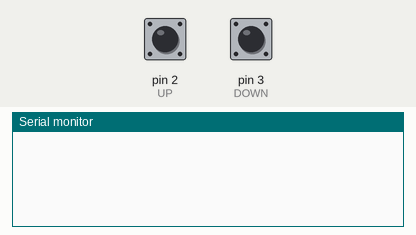
A sketch run on a simulated Arduino Mega 2560, built with avr-gcc and run on an emulated ATmega2560. Shown: the last lines printed to the serial monitor. The test bench sets the inputs (shaded band); at power-on: pin 2 (UP) LOW, pin 3 (DOWN) LOW.

Above: at 1.2 s.
1.3 s: pin 2 (UP) pulled HIGH for 1 s
At 3.0 s:
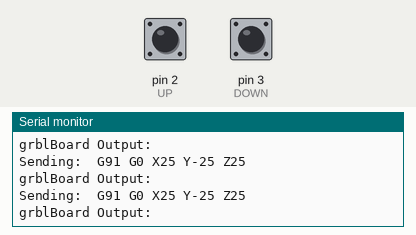
3.8 s: pin 3 (DOWN) pulled HIGH for 1 s
At 6.2 s:
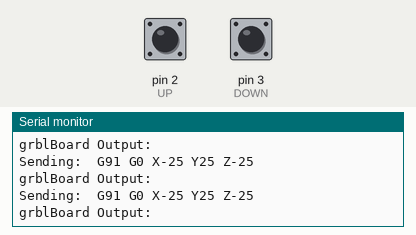

The sketch:

readSwitch.ino
```cpp
/*
   Read the switch

   Fluvio L Lobo Fenoglietto
   02/07/2017
*/

// Search for this within the buffer and re-enable the mototrs once its found
//ALARM: Hard limit


#define UP 2
#define DOWN 3

#define grblBoard Serial1
#define CAN (char)0x18    // ^x - Cancel, abort

#define RESET_PIN 9

char grblOutput[50];

int strLen;

void setup() {
  Serial.begin( 115200 );
  grblBoard.begin( 115200 );

  pinMode( UP,   INPUT );
  pinMode( DOWN, INPUT );

  grblBoard.println( "$RST=$" );
  grblBoard.println( "$21=1" );                       // Activates hard limits (physical sensors)
  //grblBoard.println("$22=1");
  while ( grblBoard.available() ) {
    Serial.write( grblBoard.read() );
  }

}

void loop() {
  if ( digitalRead( UP ) ) {
    Serial.println( "Sending:  G91 G0 X25 Y-25 Z25" );
    Serial.println( "grblBoard Output: " );
    grblBoard.println( "G91 G0 X25 Y-25 Z25" );

    while ( grblBoard.available() ) {
      for ( int i = 0; i < 50; i++ ) {
        grblOutput[i] = grblBoard.read();

        if ( !grblBoard.available() ) {
          strLen = i;
          break;
        }
      }
    }

    for ( int i = 0; i < strLen; i++) {
      Serial.print( grblOutput[i] );
    } Serial.print( "\n" );
    for (int i = 0; i < strLen; i++) {
      if (grblOutput [i] == 'A') {
        Serial.println("Resetting");
        grblBoard.println( "$RST=$" );
      }
    }
  }


  else if ( digitalRead( DOWN ) ) {
    Serial.println( "Sending:  G91 G0 X-25 Y25 Z-25" );
    Serial.println( "grblBoard Output: " );
    grblBoard.println( "G91 G0 X-25 Y25 Z-25" );

    while ( grblBoard.available() ) {
      for ( int i = 0; i < 50; i++ ) {
        grblOutput[i] = grblBoard.read();

        if ( !grblBoard.available() ) {
          strLen = i;
          break;
        }
      }
    }

    for ( int i = 0; i < strLen; i++) {
      Serial.print( grblOutput[i] );
    } Serial.print( "\n" );
    for (int i = 0; i < strLen; i++) {
      if (grblOutput [i] == 'A') {
        Serial.println("Resetting");
        grblBoard.println( "$RST=$" );
      }
    }
  } delay( 250 );

}
```

Measured:
- after the input at 1.3 s, the serial monitor: prints a new line after 0.20 s (image 1)
- after the input at 3.8 s, the serial monitor: prints a new line after 0.20 s (image 2)
